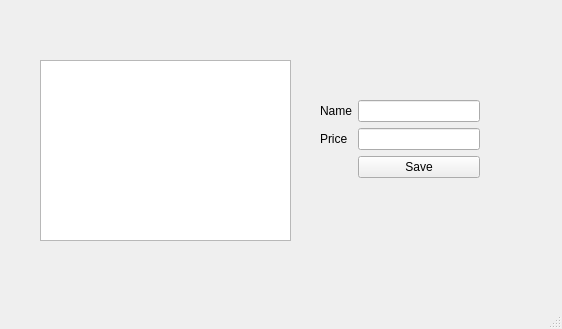
<?xml version="1.0" encoding="UTF-8"?>
<ui version="4.0">
 <class>MainWindow</class>
 <widget class="QMainWindow" name="MainWindow">
  <property name="geometry">
   <rect>
    <x>0</x>
    <y>0</y>
    <width>562</width>
    <height>329</height>
   </rect>
  </property>
  <property name="windowTitle">
   <string>MainWindow</string>
  </property>
  <widget class="QWidget" name="centralwidget">
   <widget class="QTableWidget" name="table_products">
    <property name="geometry">
     <rect>
      <x>40</x>
      <y>60</y>
      <width>251</width>
      <height>181</height>
     </rect>
    </property>
   </widget>
   <widget class="QWidget" name="formLayoutWidget">
    <property name="geometry">
     <rect>
      <x>320</x>
      <y>100</y>
      <width>160</width>
      <height>121</height>
     </rect>
    </property>
    <layout class="QFormLayout" name="formLayout">
     <item row="1" column="0">
      <widget class="QLabel" name="lbl_name_2">
       <property name="text">
        <string>Price</string>
       </property>
      </widget>
     </item>
     <item row="0" column="0">
      <widget class="QLabel" name="lbl_name">
       <property name="text">
        <string>Name</string>
       </property>
      </widget>
     </item>
     <item row="0" column="1">
      <widget class="QLineEdit" name="txt_name"/>
     </item>
     <item row="1" column="1">
      <widget class="QLineEdit" name="txt_price"/>
     </item>
     <item row="2" column="1">
      <widget class="QPushButton" name="btn_save">
       <property name="text">
        <string>Save</string>
       </property>
      </widget>
     </item>
    </layout>
   </widget>
  </widget>
  <widget class="QMenuBar" name="menubar">
   <property name="geometry">
    <rect>
     <x>0</x>
     <y>0</y>
     <width>562</width>
     <height>33</height>
    </rect>
   </property>
  </widget>
  <widget class="QStatusBar" name="statusbar"/>
 </widget>
 <resources/>
 <connections/>
</ui>
